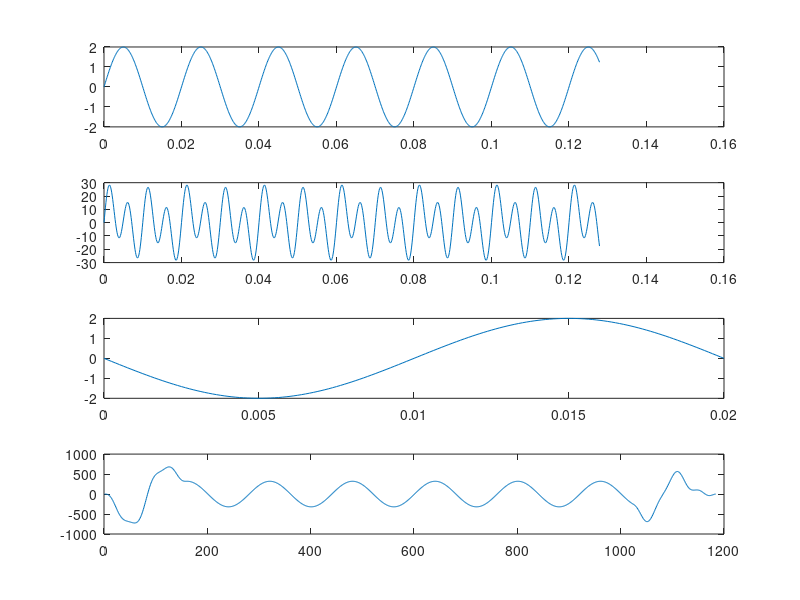

The MATLAB source for this figure:
close all 
clear all

N = 1024;

PI = 3.14;

f_es = 8000;

t = 0 : 1 / f_es : (N - 1) / f_es;
x = 2 * sin(2 * pi * 50 * t);
y = 2 * sin(2 * pi * 50 * t) + 10 * sin(2 * pi * 100 * t) + 20 * sin(2 * pi * 200 * t);

th = 0 : 1 / f_es : 0.02;
h = zeros(1, length(th));
h = fliplr(x(1:length(th)));

tc = 1:(length(t)+length(th) - 1);
c = conv(y, h);

figure;
subplot(4, 1, 1), plot(t, x);
subplot(4, 1, 2), plot(t, y);
subplot(4, 1, 3), plot(th, h);
subplot(4, 1, 4), plot(tc, c);